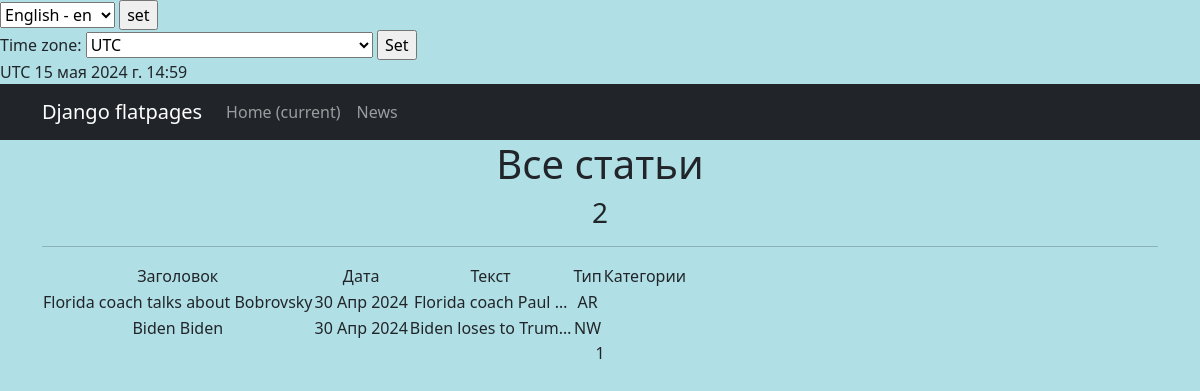
Page /news/ on the committed database.
### news/models.py (models this page shows, shortened)
class Post(models.Model):
    NEWS = 'NW'
    ARTICLE = "AR"
    POSITIONS = [
        (NEWS, 'Новость'),
        (ARTICLE, 'Статья')
    ]
    author = models.ForeignKey(Author, help_text=_('автор'), on_delete=models.CASCADE)
    type = models.CharField(max_length=20, help_text=_('тип'),choices=POSITIONS, default=NEWS)
    time_in = models.DateTimeField(auto_now_add=True)
    category = models.ManyToManyField(Category, verbose_name=gettext_lazy('категория: может быть любой'),through='PostCategory')
    title = models.CharField(
        max_length=255,
        help_text=_('заголовок'),
        unique=True,
    )
    text = models.TextField(help_text=_('текст'),)
    rating = models.IntegerField(help_text=_('рейтинг'), default=0)

### news/views.py (the view, shortened to what this page needs)
# urls.py: path('', PostsList.as_view(), name = 'posts'),
class PostsList(ListView):
    queryset = Post.objects.order_by('-time_in')
    template_name = 'posts.html'
    context_object_name = 'posts'
    paginate_by = 10
    def get_context_data(self, **kwargs):
        context = super().get_context_data(**kwargs)
        context['current_time'] = timezone.localtime(timezone.now())
        context['timezones'] = pytz.common_timezones
        return context

### news/templatetags/custom_filters.py (called while the page is built)
@register.filter()
def censor(value):
    new_text = value.replace('редиска', 'р******')
    new_text = new_text.replace('скуф', 'ск**')
    return new_text

### templates/posts.html (shortened to what this page needs)
{% extends 'flatpages/default.html' %}
{% load custom_filters %}
{% load custom_tags %}
{% load i18n %}
{% block content %}
    <h1>{% trans "Все статьи" %}</h1>
    <h3> {{ posts|length }} </h3>
    <hr>
   {% if posts %}
       <table>
           <tr>
               <td>{% trans "Заголовок" %}</td>
               <td>{% trans "Дата" %}</td>
               <td>{% trans "Текст" %}</td>
               <td>{% trans "Тип" %}</td>
               <td>{% trans "Категории" %}</td>
           </tr>
           {% for post in posts %}
           <tr>
               <td>{{ post.title|censor }}</td>
               <td>{{ post.time_in|date:'d M Y' }}</td>
               <td>{{ post.text|truncatechars:20|censor }}</td>
               <td>{{ post.type }}</td>
               <td>
               </td>
           </tr>
           {% endfor %}
       </table>
   {% endif %}
   {{ page_obj.number }}
{% endblock content %}

### rows in the picture
Post: title|censor "Florida coach talks about Bobrovsky", time_in "30 Апр 2024", text|censor "Florida coach Paul …", type "AR"
Post: title|censor "Biden Biden", time_in "30 Апр 2024", text|censor "Biden loses to Trum…", type "NW"

### other values in the picture
{{ TIME_ZONE }} "UTC"
{{ current_time|timezone:TIME_ZONE }} "15 мая 2024 г. 14:59"
{{ posts|length }} "2"
{{ page_obj.number }} "1"
form field language "English - en"
form field timezone "UTC"
